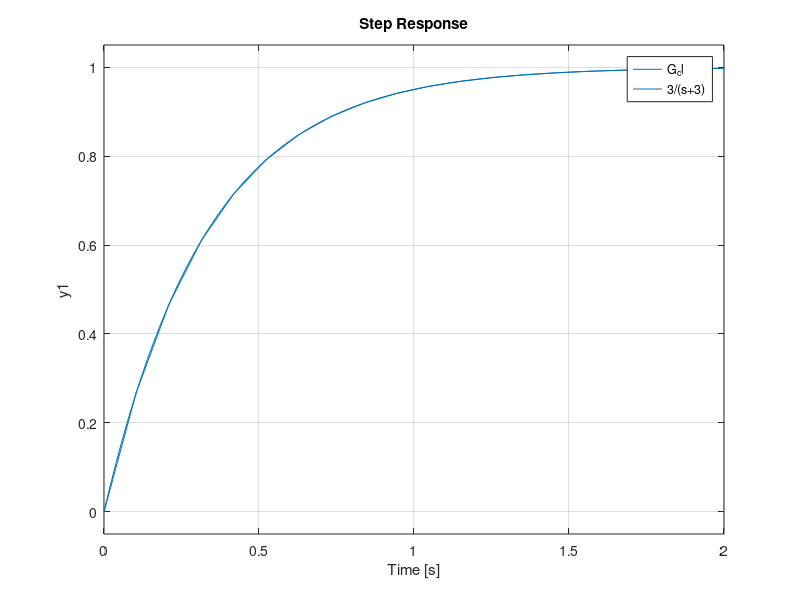
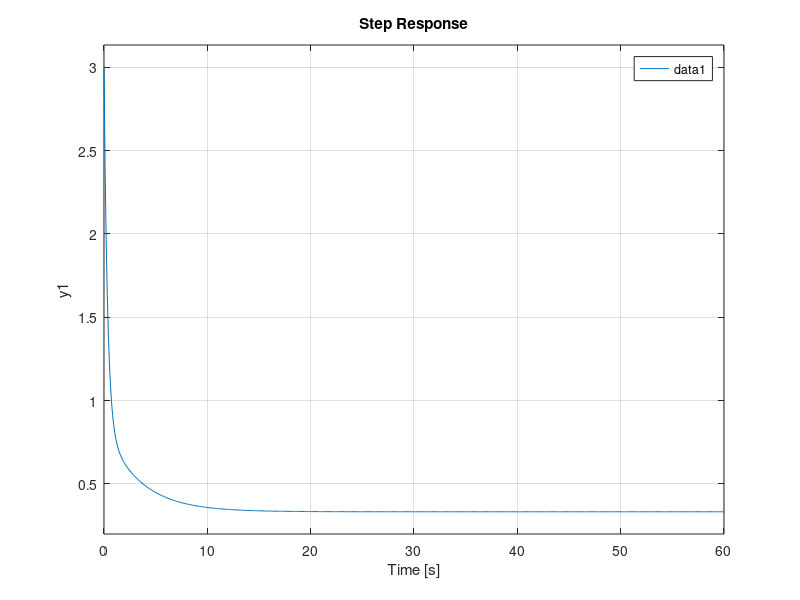

Write MATLAB code to recreate these figures, in order.
clc
clear 
close all
s=tf('s');
G=(s+0.3)/(s+0.1)/(s+1);
K=(3*s^2+3.3*s+0.3)/(s^2+0.3*s);
G_cl=feedback(G*K,1);
G_ur=feedback(K,G);
step(G_cl);
hold on
step(3/(s+3));
legend('G_cl', '3/(s+3)')
figure
step(G_ur);
legend show